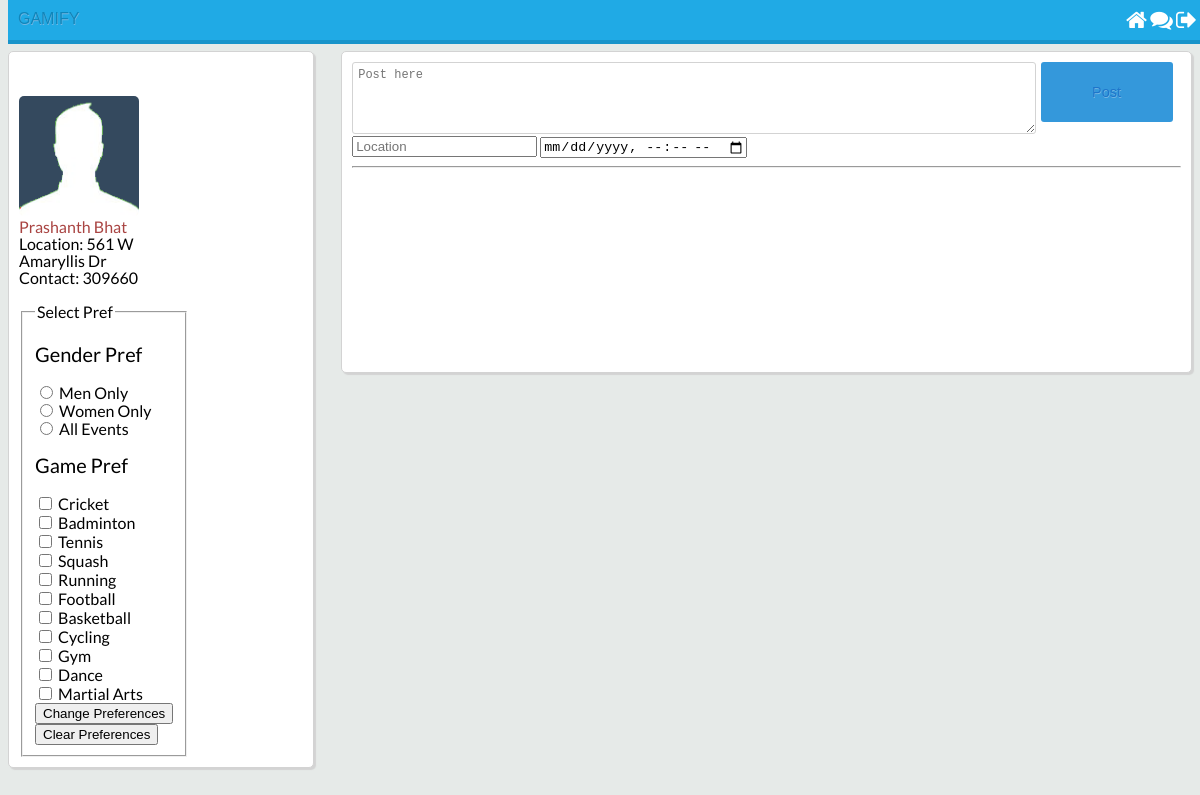
The page /homepage-sagar.php (signed in) on the database its author committed.
### tables this page shows
CREATE TABLE `user` (
  `user_id` varchar(30) NOT NULL,
  `first_name` varchar(25) DEFAULT NULL,
  `last_name` varchar(25) DEFAULT NULL,
  `address` varchar(100) DEFAULT NULL,
  `email` varchar(50) DEFAULT NULL,
  `contact` decimal(10,0) DEFAULT NULL,
  `dob` date DEFAULT NULL,
  `userbio` varchar(200) DEFAULT NULL,
  `sec_q1` varchar(150) DEFAULT NULL,
  `sec_ans1` varchar(150) DEFAULT NULL,
  `sec_q2` varchar(150) DEFAULT NULL,
  `sec_ans2` varchar(150) DEFAULT NULL,
  `propic` varchar(150) DEFAULT NULL
);

### classes/UserClass.php (called while the page is built, shortened)
<?php
class UserClass {
	private $user;
	public function __construct($con, $logged_user) {
		$con = mysqli_connect(DB_SERVER,DB_USERNAME,DB_PASSWORD,DB_DATABASE);
		$user_details_query = mysqli_query($con, "SELECT * FROM user WHERE user_id='$logged_user'");
		$this->user = mysqli_fetch_array($user_details_query);
	}
	public function getFirstAndLastName() {
		$username = $this->user['user_id'];
		$con = mysqli_connect(DB_SERVER,DB_USERNAME,DB_PASSWORD,DB_DATABASE);
		$query = mysqli_query($con,"SELECT first_name, last_name FROM user WHERE user_id='$username'");
		$row = mysqli_fetch_array($query,MYSQLI_ASSOC);
		return $row['first_name'] . " " . $row['last_name'];
	}
	public function getUserLocation() {
		$address = $this->user['address'];
		return $address;
	}
	public function getUserContact() {
		$contact = $this->user['contact'];
		return $contact;
	}
}
?>

### homepage-sagar.php (the view, shortened to what this page needs)
<?php
    include("header.php");
    include("classes/UserClass.php");
    include("classes/PostClass.php");
	if(isset($_SESSION['login_user'])) {
		$userLoggedIn = $_SESSION['login_user'];
	}
	else
	{
		header("Location: login.php");
	}
	$user_obj = new UserClass($con, $userLoggedIn);
?>
	<head>
		<link href = "https://code.jquery.com/ui/1.10.4/themes/ui-lightness/jquery-ui.css" rel = "stylesheet">
	</head>
	<div class="user_details column">
		<br><br>
		<a href="<?php echo $userLoggedIn; ?>">  <img src="pro_pic.png"> </a>
		<div class="user_details_left_right">
			<a href="<?php echo $userLoggedIn; ?>">
			<?php echo $user_obj->getFirstAndLastName(); ?>
			</a>
			<br>
			<?php echo "Location: " . $user_obj->getUserLocation() . "<br>";
			echo "Contact: " . $user_obj->getUserContact() ;
			?>
			<br>
			<br>
			<form action="homepage.php" name="pref_form" method="POST">
				<fieldset>
         			<legend>Select Pref</legend>
         				<p>Gender Pref</p>
	       				<input type = "radio" id = "gender_pref_men_only" name="gender_pref" value = "men" />
     					<label for = "event_pref_men_only">Men Only</label>
     					<br>
     					<input type = "radio" id = "gender_pref_women_only" name= "gender_pref" value = "women" />
     					<label for = "event_pref_women_only">Women Only</label>
     					<br>
						<input type = "radio" id = "gender_pref_all" name= "gender_pref" value = "all" />
     					<label for = "event_pref_women_only">All Events</label>
     					<br>
         				<p>Game Pref</p>
	       				<input type = "checkbox" id = "game_pref_cricket" name="game_pref_cricket" value="Cricket"/>
     					<label for = "game_pref_cricket">Cricket</label>
     					<br>
     					<input type = "checkbox" id = "game_pref_badminton" name= "game_pref_badminton" value="Badminton"/>
     					<label for = "game_pref_badminton">Badminton</label>
     					<br>
     					<input type = "checkbox" id = "game_pref_tennis" name= "game_pref_tennis" value="Tennis"/>
     					<label for = "game_pref_tennis">Tennis</label>
     					<br>
     					<input type = "checkbox" id = "game_pref_squash" name= "game_pref_squash" value="Squash"/>
     					<label for = "game_pref_squash">Squash</label>
     					<br>
     					<input type = "checkbox" id = "game_pref_running" name= "game_pref_running" value="Running"/>
     					<label for = "game_pref_running">Running</label>
     					<br>
     					<input type = "checkbox" id = "game_pref_football" name= "game_pref_football" value="Football"/>
     					<label for = "game_pref_football">Football</label>
     					<br>
     					<input type = "checkbox" id = "game_pref_basketball" name= "game_pref_basketball" value="Basketball"/>
     					<label for = "game_pref_basketball">Basketball</label>
     					<br>
     					<input type = "checkbox" id = "game_pref_cycling" name= "game_pref_cycling" value="Cycling"/>
     					<label for = "game_pref_cycling">Cycling</label>
     					<br>
     					<input type = "checkbox" id = "game_pref_gym" name= "game_pref_gym" value="Gym"/>
     					<label for = "game_pref_gym">Gym</label>
     					<br>
     					<input type = "checkbox" id = "game_pref_dance" name= "game_pref_dance" value="Dance"/>
     					<label for = "game_pref_dance">Dance</label>
     					<br>
     					<input type = "checkbox" id = "game_pref_martialarts" name= "game_pref_martialarts" value="MartialArts" />
     					<label for = "game_pref_martialarts">Martial Arts</label>
     					<br>
     					<input type = "submit" value="Change Preferences" />
     					<input type = "button" name ="no_pref_button" id="no_pref_button" value="Clear Preferences" onclick="noGamePrefFunction()" />
     			</fieldset>
    		</form>
		</div>
	</div>
	<div class="main_column column">
		<form class="post_form" action="homepage.php" method="POST">
			<textarea name="post_text" id="post_text" placeholder="Post here"></textarea>
			<input type="submit" name="post" id="post_button" value="Post"><br>
			<input type="text" name="post_location" id = "post_location" placeholder="Location">
			<input type="datetime-local" name="post_time" id = "post_time" placeholder="Date and Time">
			<hr>
		</form>
	</div>
</body>
</html>

### header.php (shortened to what this page needs)
<!DOCTYPE html>
<html lang="en">
<head>
    <link href="css/freelancer.min.css" rel="stylesheet">
    <link href="vendor/font-awesome/css/font-awesome.min.css" rel="stylesheet" type="text/css">
    <link href="sn_styles.css" rel="stylesheet" type="text/css">
</head>
<body id="page-top" class="index">
    <div class="top_bar">
        <div class="logo">
            <a href="index.php">GAMIFY</a>
        </div>
    <nav>
        <a href="homepage.php"><i class="fa fa-home fa-lg"></i></a>
        <a href="message.php"><i class="fa fa-comments fa-lg"></i></a>
        <a href="logout.php"><i class="fa fa-sign-out fa-lg"></i></a>
    </nav>
    </div>
</body>
</html>

### sn_styles.css (style rules this page uses)
body { line-height: 17px; background-color: #E6EAE8; margin: 0px 8px 8px; }
a { text-decoration: none; }
.top_bar { width: 100%; height: 40px; background-color: #20aae5; border-bottom: 0.25em solid #1894ca; margin: 0 0 10px 0; display: inline-flex; position: fixed; z-index: 10; }
.logo a { font-family: 'Bellota-BoldItalic', sans-serif; margin-left: 10px; font-size: 30; position: relative; top: 9px; text-shadow: #73B6E2 0.5px 0.5px 0px; color: #1086BA; }
nav { float: right; right: 1px; position: absolute; margin: 10px; }
nav a { position: relative; color: #fff; text-decoration: none; font-size: 17px; }
.column { background-color: #fff; padding: 10px; border: 1px solid #D3D3D3; border-radius: 5px; box-shadow: 2px 2px 1px #D3D3D3; z-index: -1; }
.user_details { width: 24%; float: left; margin-bottom: 20px; }
.user_details img { height: 120px; border-radius: 5px; margin-right: 5px; }
.user_details_left_right { width: 120px; display: inline-table; }
.main_column { float:right; width: 70%; z-index: -1; min-height: 300px; }
.post_form { width: 100%; }
.post_form textarea { width: 81%; height: 60px; border-radius: 3px; margin-right: 5px; border: 1px solid #D3D3D3; font-size: 12px; padding: 5px; }
.post_form input[type="submit"] { width: 11%; height: 60px; border: none; border-radius: 3px; background-color: #3498db; font-family: 'Bellota-BoldItalic', sans-serif; color: #1E75CA; text-shadow: #73B6E2 0.5px 0.5px 0px; font-size: 90%; position: absolute; outline: 0; margin: 0; }

### rows shown on the page
user: $user_obj->getFirstAndLastName() "Prashanth Bhat", address "561 W Amaryllis Dr", contact "309660"
